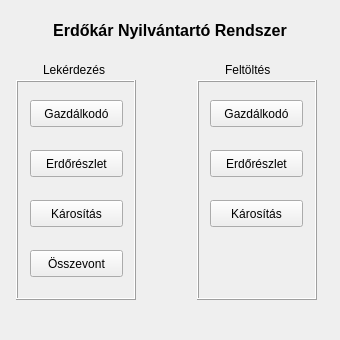
<?xml version="1.0" encoding="UTF-8"?>
<ui version="4.0">
 <class>MainWindow</class>
 <widget class="QMainWindow" name="MainWindow">
  <property name="geometry">
   <rect>
    <x>0</x>
    <y>0</y>
    <width>340</width>
    <height>340</height>
   </rect>
  </property>
  <property name="font">
   <font>
    <underline>false</underline>
    <kerning>true</kerning>
   </font>
  </property>
  <property name="windowTitle">
   <string>Erdőkár Nyilvántartó Rendszer</string>
  </property>
  <widget class="QWidget" name="centralwidget">
   <widget class="QPushButton" name="pushButton">
    <property name="geometry">
     <rect>
      <x>30</x>
      <y>100</y>
      <width>93</width>
      <height>27</height>
     </rect>
    </property>
    <property name="text">
     <string>Gazdálkodó</string>
    </property>
   </widget>
   <widget class="QPushButton" name="pushButton_2">
    <property name="geometry">
     <rect>
      <x>30</x>
      <y>150</y>
      <width>93</width>
      <height>27</height>
     </rect>
    </property>
    <property name="text">
     <string>Erdőrészlet</string>
    </property>
   </widget>
   <widget class="QPushButton" name="pushButton_3">
    <property name="geometry">
     <rect>
      <x>30</x>
      <y>200</y>
      <width>93</width>
      <height>27</height>
     </rect>
    </property>
    <property name="text">
     <string>Károsítás</string>
    </property>
   </widget>
   <widget class="QPushButton" name="pushButton_4">
    <property name="geometry">
     <rect>
      <x>210</x>
      <y>100</y>
      <width>93</width>
      <height>27</height>
     </rect>
    </property>
    <property name="text">
     <string>Gazdálkodó</string>
    </property>
   </widget>
   <widget class="QPushButton" name="pushButton_5">
    <property name="geometry">
     <rect>
      <x>210</x>
      <y>150</y>
      <width>93</width>
      <height>27</height>
     </rect>
    </property>
    <property name="text">
     <string>Erdőrészlet</string>
    </property>
   </widget>
   <widget class="QPushButton" name="pushButton_6">
    <property name="geometry">
     <rect>
      <x>210</x>
      <y>200</y>
      <width>93</width>
      <height>27</height>
     </rect>
    </property>
    <property name="text">
     <string>Károsítás</string>
    </property>
   </widget>
   <widget class="QPushButton" name="pushButton_7">
    <property name="geometry">
     <rect>
      <x>30</x>
      <y>250</y>
      <width>93</width>
      <height>27</height>
     </rect>
    </property>
    <property name="text">
     <string>Összevont</string>
    </property>
   </widget>
   <widget class="QLabel" name="label">
    <property name="geometry">
     <rect>
      <x>43</x>
      <y>60</y>
      <width>81</width>
      <height>20</height>
     </rect>
    </property>
    <property name="text">
     <string>Lekérdezés</string>
    </property>
   </widget>
   <widget class="QLabel" name="label_2">
    <property name="geometry">
     <rect>
      <x>225</x>
      <y>60</y>
      <width>71</width>
      <height>20</height>
     </rect>
    </property>
    <property name="text">
     <string>Feltöltés</string>
    </property>
   </widget>
   <widget class="QLabel" name="label_3">
    <property name="geometry">
     <rect>
      <x>20</x>
      <y>20</y>
      <width>300</width>
      <height>20</height>
     </rect>
    </property>
    <property name="font">
     <font>
      <pointsize>12</pointsize>
      <weight>75</weight>
      <bold>true</bold>
     </font>
    </property>
    <property name="layoutDirection">
     <enum>Qt::LeftToRight</enum>
    </property>
    <property name="text">
     <string>Erdőkár Nyilvántartó Rendszer</string>
    </property>
    <property name="alignment">
     <set>Qt::AlignCenter</set>
    </property>
   </widget>
   <widget class="QFrame" name="frame">
    <property name="geometry">
     <rect>
      <x>16</x>
      <y>80</y>
      <width>120</width>
      <height>220</height>
     </rect>
    </property>
    <property name="font">
     <font>
      <weight>50</weight>
      <bold>false</bold>
      <underline>false</underline>
      <strikeout>false</strikeout>
      <kerning>false</kerning>
     </font>
    </property>
    <property name="autoFillBackground">
     <bool>false</bool>
    </property>
    <property name="frameShape">
     <enum>QFrame::Box</enum>
    </property>
    <property name="frameShadow">
     <enum>QFrame::Raised</enum>
    </property>
    <property name="lineWidth">
     <number>1</number>
    </property>
   </widget>
   <widget class="QFrame" name="frame_2">
    <property name="geometry">
     <rect>
      <x>197</x>
      <y>80</y>
      <width>120</width>
      <height>220</height>
     </rect>
    </property>
    <property name="frameShape">
     <enum>QFrame::Box</enum>
    </property>
    <property name="frameShadow">
     <enum>QFrame::Raised</enum>
    </property>
   </widget>
   <zorder>frame</zorder>
   <zorder>frame_2</zorder>
   <zorder>pushButton</zorder>
   <zorder>pushButton_2</zorder>
   <zorder>pushButton_3</zorder>
   <zorder>pushButton_4</zorder>
   <zorder>pushButton_5</zorder>
   <zorder>pushButton_6</zorder>
   <zorder>pushButton_7</zorder>
   <zorder>label</zorder>
   <zorder>label_2</zorder>
   <zorder>label_3</zorder>
  </widget>
 </widget>
 <resources/>
 <connections/>
</ui>
